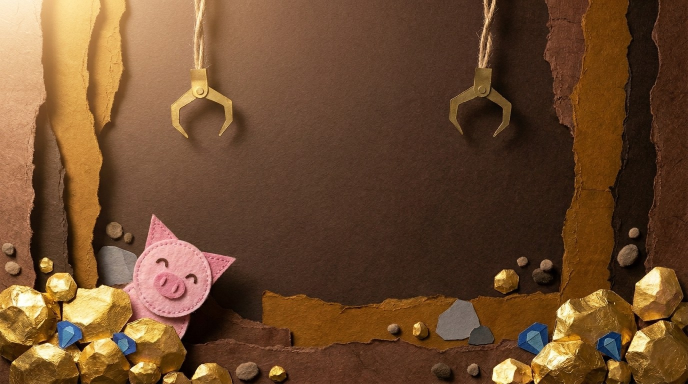
#> input picture Assets/Resources/Art/Menu/TitleBackdrop.jpg, 1376 x 768 px (shown at 1/2 size)
$ python paperize.py ../../Assets/Resources/Art/Menu/TitleBackdrop.jpg out.png
#> lines starting #> are read from the running program, lines starting #| are printed output that depends on the picture
"""Give a white primitive sprite a papercraft surface without changing its shape.

The alpha channel is copied unchanged (same outline, same physics shape); only the white fill
becomes light paper: fibre grain plus a soft shade toward the cut edge. Colour still comes from the
SpriteRenderer tint, so gameplay colour codes (e.g. green barrier rocks) keep working.

    python tools/art/paperize.py ORIGINAL OUT --style paper|stone [--seed 1]
"""
import argparse

import numpy as np
from PIL import Image, ImageFilter
from scipy import ndimage


def fbm(h, w, rng, octaves=5):
    out = np.zeros((h, w), np.float32)
    amp, total = 1.0, 0.0
    for o in range(octaves):
        cells = 4 * 2 ** o
        small = rng.random((cells, cells)).astype(np.float32)
        layer = np.asarray(Image.fromarray(small).resize((w, h), Image.BICUBIC), np.float32)
        out += amp * layer
        total += amp
        amp *= 0.55
    out /= total
    return (out - out.min()) / max(out.max() - out.min(), 1e-6)


def fibres(h, w, rng, count):
    img = Image.new("L", (w, h), 0)
    px = np.zeros((h, w), np.float32)
    for _ in range(count):
        x, y = rng.random() * w, rng.random() * h
        ang = rng.random() * np.pi
        length = 6 + rng.random() * 22
        for t in np.linspace(0, 1, int(length)):
            xi, yi = int(x + np.cos(ang) * length * t) % w, int(y + np.sin(ang) * length * t) % h
            px[yi, xi] = 1.0
    img = Image.fromarray((px * 255).astype(np.uint8)).filter(ImageFilter.GaussianBlur(0.7))
    return np.asarray(img, np.float32) / 255.0


def main():
    p = argparse.ArgumentParser()
    p.add_argument("src")
    p.add_argument("dst")
    p.add_argument("--style", choices=["paper", "stone", "felt"], default="paper")
    p.add_argument("--stitches", type=int, default=26, help="felt: dashes around the seam")
    p.add_argument("--seed", type=int, default=1)
    a = p.parse_args()

    src = Image.open(a.src)
#> src is the input picture: PIL image 1376x768 RGB; mean R, G, B 109.3, 75, 46.3
    has_alpha = src.mode in ("RGBA", "LA")
#> has_alpha = False
    rgba = np.asarray(src.convert("RGBA"), np.float32)
    h, w = rgba.shape[:2]
#> h = 768; w = 1376
    alpha = rgba[..., 3] if has_alpha else np.full((h, w), 255, np.float32)
#> alpha: shape (768, 1376) float32; every value is 255
    rng = np.random.default_rng(a.seed)

    inside = alpha > 127
#> inside: shape (768, 1376) bool; every value is 1
    if not has_alpha:   # opaque square: its edges are the image border
        inside = np.zeros((h, w), bool)
        inside[1:-1, 1:-1] = True
    dist = ndimage.distance_transform_edt(inside)
    scale = max(h, w) / 256.0
#> scale = 5.38

    grain = 0.6 * fbm(h, w, rng) + 0.4 * fbm(h, w, rng, 3)
#> after the loop in fbm, `for o in range(octaves):`:
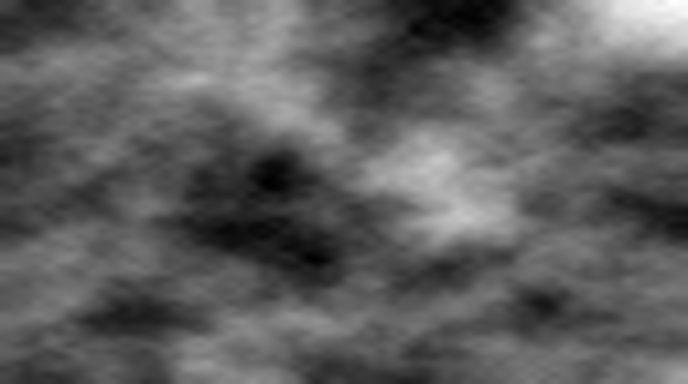
#> out: shape (768, 1376) float32 (shown at 1/2 size); min 0.533, max 2.04, mean 1.09; drawn with min black and max white
#> after the loop in fbm, `for o in range(octaves):`:
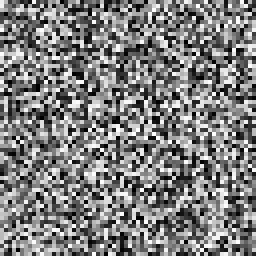
#> small: shape (64, 64) float32 (shown 4 times larger); min 0.000313, max 1, mean 0.496
#> call 2 of fbm, with h = 768, w = 1376, octaves = 3
#> after the loop in fbm (call 2), `for o in range(octaves):`:
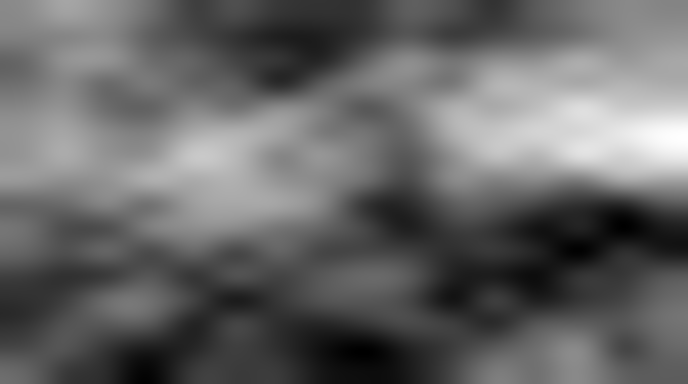
#> out: shape (768, 1376) float32 (shown at 1/2 size); min 0.207, max 1.86, mean 0.868; drawn with min black and max white
    fib = fibres(h, w, rng, int(260 * scale * scale))
#> in fibres, `img = Image.new("L", (w, h), 0)`: img: PIL image 1376x768 L; every value is 0
#> after the loop in fibres, `for _ in range(count):`:
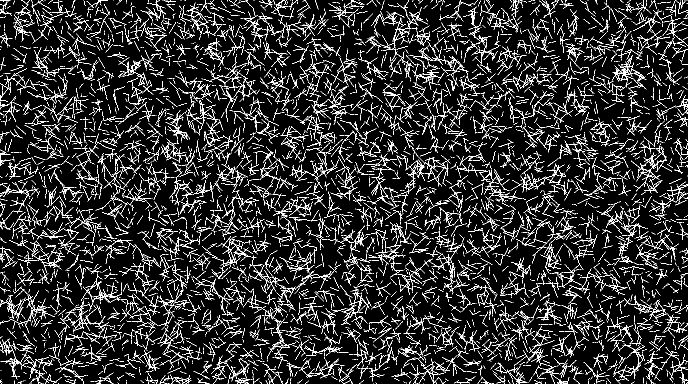
#> px: shape (768, 1376) float32 (shown at 1/2 size); values 0 (black) and 1 (white), 10.8% white in thin lines or dots
#> in fibres, `img = Image.fromarray((px * 255).astype(np.uint8)).filter(ImageFilter...`:
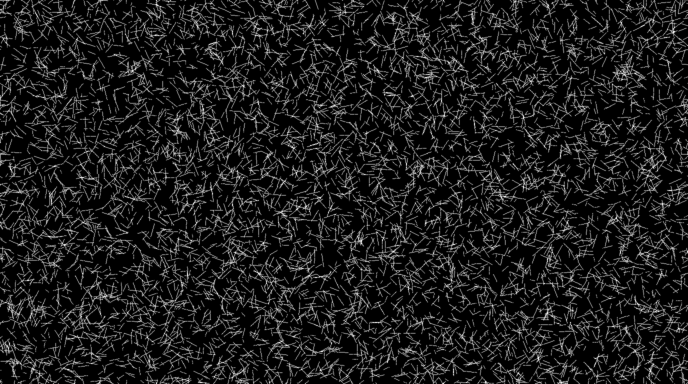
#> img: PIL image 1376x768 L (shown at 1/2 size); min 0, max 249, mean 27.7
    if a.style == "stone":
        base = 0.70 + 0.28 * grain - 0.025 * fib
        rim = 0.20 * np.exp(-dist / (10 * scale))          # darker cut edge
        lip = 0.08 * np.exp(-((dist - 7 * scale) ** 2) / (2 * (3 * scale) ** 2))   # raised paper lip
        light = 0.06 * (np.linspace(1, -1, h)[:, None] + np.linspace(-1, 1, w)[None, :]) / 2
        value = base - rim + lip + light
    else:
        base = 0.93 + 0.07 * grain - 0.05 * fib
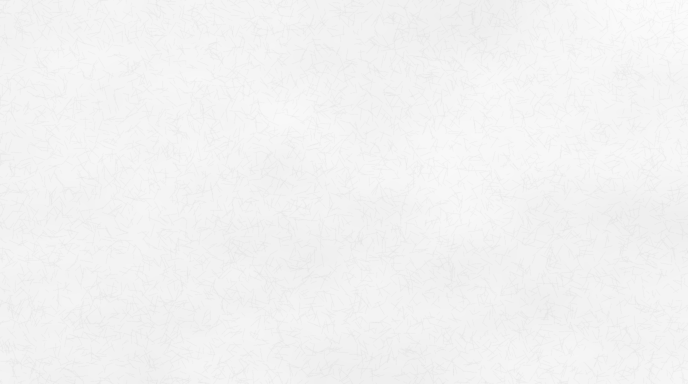
#> base: shape (768, 1376) float32 (shown at 1/2 size); min 0.89, max 0.986, mean 0.951
        rim = 0.10 * np.exp(-dist / (7 * scale))
        value = base - rim
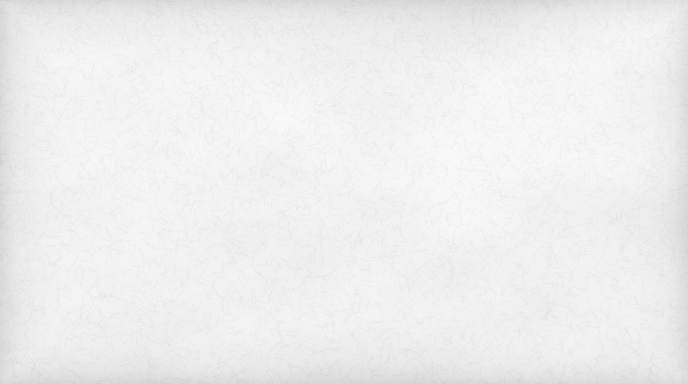
#> value: shape (768, 1376) float64 (shown at 1/2 size); min 0.799, max 0.976, mean 0.937
        if a.style == "felt":
            # Stitched seam: a dashed thread just inside the edge, like sewn felt. Dashes follow the
            # angle around the shape's centre; the thread is darker (it multiplies the part's tint).
            ys, xs = np.nonzero(inside)
            cy, cx = ys.mean(), xs.mean()
            yy, xx = np.mgrid[0:h, 0:w]
            arc = np.arctan2(yy - cy, xx - cx)
            inset, width = 13 * scale, 2.6 * scale
            band = np.exp(-((dist - inset) ** 2) / (2 * width ** 2))
            dash = np.clip(np.sin(arc * a.stitches) * 3.0 + 0.6, 0, 1)
            hole = np.exp(-((dist - inset) ** 2) / (2 * (width * 0.8) ** 2)) * (1 - dash) * 0.25   # needle holes between
            value = value * (1 - 0.36 * band * dash) - 0.06 * hole
    value = np.clip(value, 0, 1) * 255

    out = np.dstack([value, value, value, alpha]).astype(np.uint8)
#> out: shape (768, 1376, 4)
    if has_alpha:
        Image.fromarray(out, "RGBA").save(a.dst)
    else:
        Image.fromarray(out[..., :3], "RGB").save(a.dst)
    print(f"{a.style}: {a.src} -> {a.dst}")


if __name__ == "__main__":
    main()
